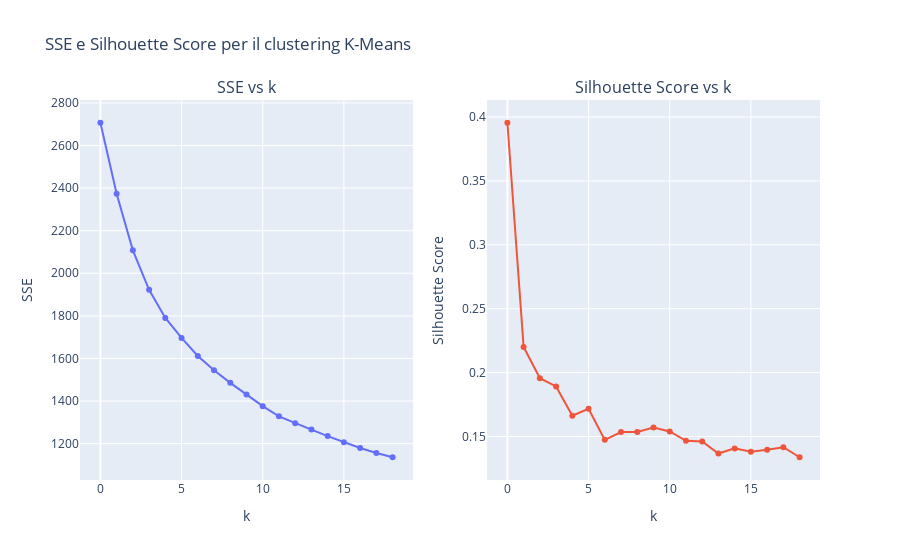

The cell this chart's notebook holds for it:
### Code cell
# Crea la figura con due sottotrame (subplots)
fig = make_subplots(rows=1, cols=2, subplot_titles=("SSE vs k", "Silhouette Score vs k"))

# Grafico SSE vs k
fig.add_trace(
    go.Scatter(x=list(range(len(sse_list))), y=sse_list, mode='lines+markers', name="SSE"),
    row=1, col=1
)
fig.update_xaxes(title_text="k", row=1, col=1)
fig.update_yaxes(title_text="SSE", row=1, col=1)

# Grafico Silhouette Score vs k
fig.add_trace(
    go.Scatter(x=list(range(len(sil_list))), y=sil_list, mode='lines+markers', name="Silhouette"),
    row=1, col=2
)
fig.update_xaxes(title_text="k", row=1, col=2)
fig.update_yaxes(title_text="Silhouette Score", row=1, col=2)

# Layout generale della figura
fig.update_layout(title_text="SSE e Silhouette Score per il clustering K-Means",
                  showlegend=False)

# Mostra il grafico
fig.show()

# Mostra il valore dell'SSE per k=6
# print(sse_list[4]) # Corrisponde a k = 6, dato che la lista parte da 0

### Figure 1 — Plotly figure (JSON) as saved in the notebook; plotly's stock layout.template omitted (floating-point values rounded to 4 significant figures)
{"data": [{"mode": "lines+markers", "name": "SSE", "type": "scatter", "x": [0, 1, 2, 3, 4, 5, 6, 7, 8, 9, 10, 11, 12, 13, 14, 15, 16, 17, 18], "xaxis": "x", "y": [2707.0, 2373.0, 2108.0, 1922.0, 1790.0, 1696.0, 1611.0, 1544.0, 1485.0, 1430.0, 1376.0, 1328.0, 1296.0, 1266.0, 1235.0, 1207.0, 1179.0, 1156.0, 1136.0], "yaxis": "y"}, {"mode": "lines+markers", "name": "Silhouette", "type": "scatter", "x": [0, 1, 2, 3, 4, 5, 6, 7, 8, 9, 10, 11, 12, 13, 14, 15, 16, 17, 18], "xaxis": "x2", "y": [0.3955, 0.2201, 0.1957, 0.1892, 0.1663, 0.1716, 0.1474, 0.1535, 0.1535, 0.157, 0.1539, 0.1467, 0.1461, 0.1367, 0.1407, 0.1381, 0.1397, 0.1416, 0.1338], "yaxis": "y2"}], "layout": {"annotations": [{"font": {"size": 16}, "showarrow": false, "text": "SSE vs k", "x": 0.225, "xanchor": "center", "xref": "paper", "y": 1, "yanchor": "bottom", "yref": "paper"}, {"font": {"size": 16}, "showarrow": false, "text": "Silhouette Score vs k", "x": 0.775, "xanchor": "center", "xref": "paper", "y": 1, "yanchor": "bottom", "yref": "paper"}], "showlegend": false, "title": {"text": "SSE e Silhouette Score per il clustering K-Means"}, "xaxis": {"anchor": "y", "domain": [0, 0.45], "title": {"text": "k"}}, "xaxis2": {"anchor": "y2", "domain": [0.55, 1], "title": {"text": "k"}}, "yaxis": {"anchor": "x", "domain": [0, 1], "title": {"text": "SSE"}}, "yaxis2": {"anchor": "x2", "domain": [0, 1], "title": {"text": "Silhouette Score"}}}}
